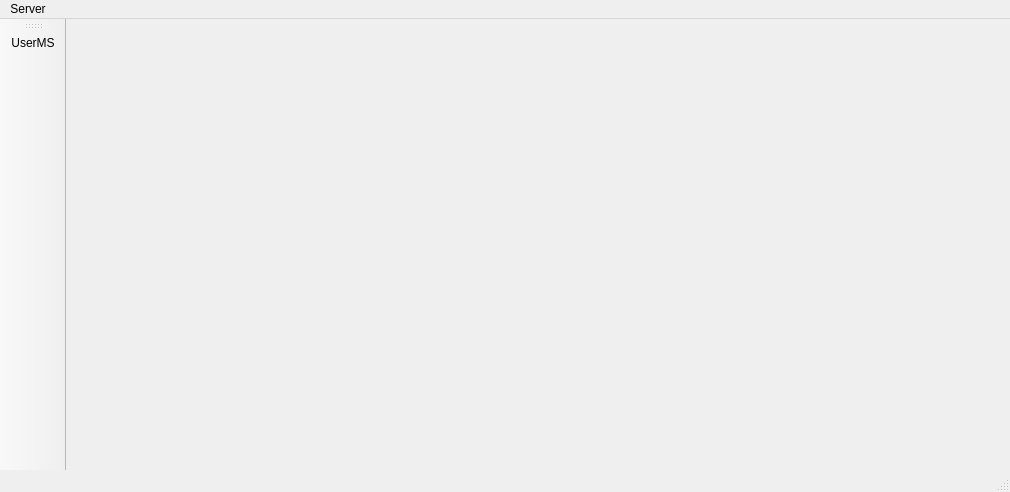
<?xml version="1.0" encoding="UTF-8"?>
<ui version="4.0">
 <class>MainWindow</class>
 <widget class="QMainWindow" name="MainWindow">
  <property name="geometry">
   <rect>
    <x>0</x>
    <y>0</y>
    <width>1010</width>
    <height>492</height>
   </rect>
  </property>
  <property name="windowTitle">
   <string>MainWindow</string>
  </property>
  <widget class="QWidget" name="centralWidget">
   <layout class="QGridLayout" name="gridLayout">
    <item row="0" column="0">
     <widget class="QWidget" name="widget" native="true"/>
    </item>
   </layout>
  </widget>
  <widget class="QMenuBar" name="menuBar">
   <property name="geometry">
    <rect>
     <x>0</x>
     <y>0</y>
     <width>1010</width>
     <height>26</height>
    </rect>
   </property>
   <widget class="QMenu" name="menuServer">
    <property name="title">
     <string>Server</string>
    </property>
   </widget>
   <addaction name="menuServer"/>
  </widget>
  <widget class="QToolBar" name="mainToolBar">
   <attribute name="toolBarArea">
    <enum>LeftToolBarArea</enum>
   </attribute>
   <attribute name="toolBarBreak">
    <bool>false</bool>
   </attribute>
   <addaction name="actionUserMS"/>
  </widget>
  <widget class="QStatusBar" name="statusBar"/>
  <action name="actionUserMS">
   <property name="text">
    <string>UserMS</string>
   </property>
  </action>
 </widget>
 <layoutdefault spacing="6" margin="11"/>
 <resources/>
 <connections/>
</ui>
